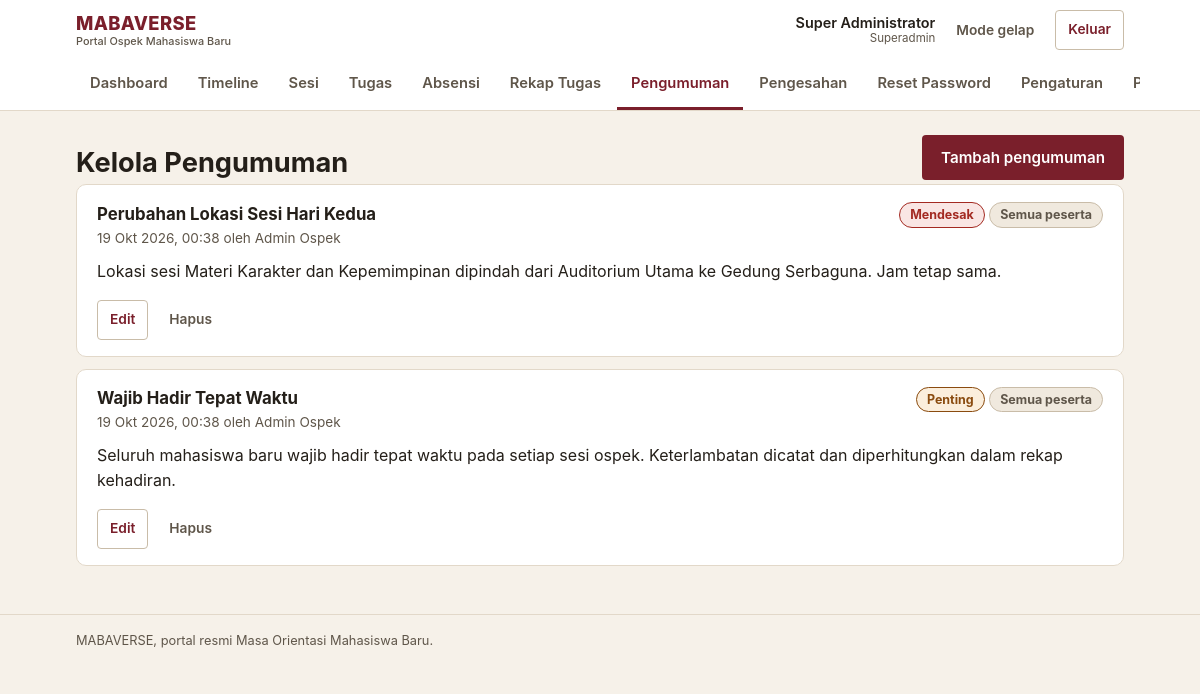
/admin/pengumuman (signed in), run on the app's committed database.
### tables this page shows
CREATE TABLE pengumuman (
    id INT AUTO_INCREMENT PRIMARY KEY,
    judul VARCHAR(255) NOT NULL,
    isi TEXT NOT NULL,
    prioritas ENUM('normal', 'penting', 'mendesak') DEFAULT 'normal',
    target_level ENUM('semua', 'fakultas', 'jurusan', 'kelompok') DEFAULT 'semua',
    target_id INT DEFAULT NULL,
    created_by INT NOT NULL,
    created_at TIMESTAMP DEFAULT CURRENT_TIMESTAMP,
    FOREIGN KEY (created_by) REFERENCES users(id) ON DELETE CASCADE
);

CREATE TABLE users (
    id INT AUTO_INCREMENT PRIMARY KEY,
    nim VARCHAR(50) UNIQUE NOT NULL,
    nama VARCHAR(255) NOT NULL,
    email VARCHAR(255) UNIQUE NOT NULL,
    password_hash VARCHAR(255) NOT NULL,
    role ENUM('maba', 'panitia', 'admin', 'superadmin') DEFAULT 'maba',
    fakultas_id INT DEFAULT NULL,
    jurusan_id INT DEFAULT NULL,
    kelompok_id INT DEFAULT NULL,
    foto_profil VARCHAR(255) DEFAULT NULL,
    no_kontak_darurat VARCHAR(20) DEFAULT NULL,
    is_active TINYINT(1) DEFAULT 1,
    created_at TIMESTAMP DEFAULT CURRENT_TIMESTAMP,
    updated_at TIMESTAMP DEFAULT CURRENT_TIMESTAMP ON UPDATE CURRENT_TIMESTAMP,
    FOREIGN KEY (fakultas_id) REFERENCES fakultas(id) ON DELETE SET NULL,
    FOREIGN KEY (jurusan_id) REFERENCES jurusan(id) ON DELETE SET NULL,
    FOREIGN KEY (kelompok_id) REFERENCES kelompok(id) ON DELETE SET NULL
);

### controllers/AdminController.php (called while the page is built, shortened)
<?php
require_once __DIR__ . '/../models/Pengumuman.php';
class AdminController {
    public function pengumuman() {
        $pengumumanModel = new Pengumuman();
        $pengumuman = $pengumumanModel->getAllPengumuman();
        include_once __DIR__ . '/../views/admin/pengumuman.php';
    }
}

### config/database.php (called while the page is built)
<?php
require_once __DIR__ . '/config.php';
class Database {
    private static $instance = null;
    private $pdo;
    private function __construct() {
        try {
            $dsn = "mysql:host=" . DB_HOST . ";dbname=" . DB_NAME . ";charset=" . DB_CHARSET;
            $options = [
                PDO::ATTR_ERRMODE => PDO::ERRMODE_EXCEPTION,
                PDO::ATTR_DEFAULT_FETCH_MODE => PDO::FETCH_ASSOC,
                PDO::ATTR_EMULATE_PREPARES => false,
            ];
            $this->pdo = new PDO($dsn, DB_USER, DB_PASS, $options);
        } catch (PDOException $e) {
            error_log('[MABAVERSE] Koneksi database gagal: ' . $e->getMessage());
            if (defined('APP_ENV') && APP_ENV === 'production') {
                throw new RuntimeException('Layanan database sedang tidak tersedia.');
            }
            die("Koneksi database gagal: " . $e->getMessage()
                . " — periksa DB_HOST/DB_USER/DB_PASS di config/config.local.php dan pastikan MySQL berjalan.");
        }
    }
    public static function getInstance() {
        if (self::$instance === null) {
            self::$instance = new self();
        }
        return self::$instance;
    }
    public function getConnection() {
        return $this->pdo;
    }
}

### models/Pengumuman.php (called while the page is built, shortened)
<?php
require_once __DIR__ . '/../config/config.php';
class Pengumuman {
    private $db;
    public function __construct() {
        $this->db = Database::getInstance()->getConnection();
    }
    public function getAllPengumuman($user_id = null, $user_fakultas_id = null, $user_jurusan_id = null, $user_kelompok_id = null) {
        $sql = "
            SELECT p.*, u.nama as created_by_nama,
                   (SELECT COUNT(*) FROM pengumuman_dibaca WHERE pengumuman_id = p.id AND user_id = ?) as is_read
            FROM pengumuman p
            INNER JOIN users u ON p.created_by = u.id
            WHERE (p.target_level = 'semua'
        ";
        $params = [$user_id];
        $sql .= ") ORDER BY p.prioritas DESC, p.created_at DESC";
        $stmt = $this->db->prepare($sql);
        $stmt->execute($params);
        return $stmt->fetchAll();
    }
}

### config/config.php (called while the page is built, shortened)
<?php
function e($value) {
    return htmlspecialchars((string)$value, ENT_QUOTES, 'UTF-8');
}
function status_meta($status) {
    $map = [
        'hadir'             => ['Hadir', 'ok'],
        'di_luar_radius'    => ['Di luar radius', 'warn'],
        'terlambat'         => ['Terlambat', 'warn'],
        'tidak_hadir'       => ['Tidak hadir', 'danger'],
        'izin'              => ['Izin', 'info'],
        'terkumpul'         => ['Terkumpul', 'info'],
        'revisi'            => ['Perlu revisi', 'warn'],
        'diterima'          => ['Diterima', 'ok'],
        'belum_dikumpulkan' => ['Belum dikumpulkan', 'neutral'],
        'disahkan'          => ['Disahkan', 'ok'],
        'belum_memenuhi'    => ['Belum memenuhi syarat', 'danger'],
        'belum_mulai'       => ['Belum mulai', 'neutral'],
        'berlangsung'       => ['Berlangsung', 'brand'],
        'selesai'           => ['Selesai', 'ok'],
        'normal'            => ['Normal', 'neutral'],
        'penting'           => ['Penting', 'warn'],
        'mendesak'          => ['Mendesak', 'danger'],
    ];
    if (isset($map[$status])) {
        return $map[$status];
    }
    return [ucwords(str_replace('_', ' ', (string)$status)), 'neutral'];
}
function format_tanggal($datetime, $dengan_waktu = true) {
    $ts = strtotime($datetime);
    $bulan = [1 => 'Jan', 'Feb', 'Mar', 'Apr', 'Mei', 'Jun', 'Jul', 'Agu', 'Sep', 'Okt', 'Nov', 'Des'];
    $hasil = date('j', $ts) . ' ' . $bulan[(int)date('n', $ts)] . ' ' . date('Y', $ts);
    if ($dengan_waktu) {
        $hasil .= ', ' . date('H:i', $ts);
    }
    return $hasil;
}
require_once __DIR__ . '/database.php';

### views/admin/pengumuman.php (the view, shortened to what this page needs)
<?php
include __DIR__ . '/../layouts/header.php';
?>
<div class="page-head">
    <div>
        <h1>Kelola Pengumuman</h1>
    </div>
    <div class="page-actions">
        <a class="btn" href="<?= BASE_URL ?>admin/tambah-pengumuman">Tambah pengumuman</a>
    </div>
</div>
<?php if (empty($pengumuman)): ?>
<div class="empty">
    <strong>Belum ada pengumuman.</strong>
    Tambahkan pengumuman pertama dengan tombol di atas.
</div>
<?php else: ?>
<?php foreach ($pengumuman as $p): ?>
<?php
list($prio_label, $prio_tone) = status_meta($p['prioritas']);
$target_text = [
    'semua' => 'Semua peserta',
    'fakultas' => 'Fakultas tertentu',
    'jurusan' => 'Jurusan tertentu',
    'kelompok' => 'Kelompok tertentu',
][$p['target_level']] ?? $p['target_level'];
?>
<div class="pengumuman-item">
    <div class="pengumuman-head">
        <h2><?= e($p['judul']) ?></h2>
        <span>
            <?php if ($p['prioritas'] !== 'normal'): ?>
            <span class="chip chip-<?= $prio_tone ?>"><?= e($prio_label) ?></span>
            <?php endif; ?>
            <span class="chip chip-neutral"><?= e($target_text) ?></span>
        </span>
    </div>
    <p class="muted small mb-0"><?= e(format_tanggal($p['created_at'])) ?> oleh <?= e($p['created_by_nama']) ?></p>
    <p class="pengumuman-isi"><?= nl2br(e($p['isi'])) ?></p>
    <p class="action-row mb-0">
        <a class="btn btn-sm btn-outline" href="<?= BASE_URL ?>admin/edit-pengumuman/<?= (int)$p['id'] ?>">Edit</a>
        <a class="btn btn-sm btn-ghost" href="<?= BASE_URL ?>admin/hapus-pengumuman/<?= (int)$p['id'] ?>"
           data-confirm="Hapus pengumuman &quot;<?= e($p['judul']) ?>&quot;?">Hapus</a>
    </p>
</div>
<?php endforeach; ?>
<?php endif; ?>
<?php include __DIR__ . '/../layouts/footer.php'; ?>

### assets/css/style.css (style rules this page uses)
:root { --bg: #F6F1E9; --surface: #FFFFFF; --surface-alt: #F0E9DE; --ink: #241F19; --ink-soft: #5F564A; --line: #E2D8C9; --line-strong: #C9BCA8; --brand: #7A1F2B; --brand-strong: #5E1620; --brand-soft: #F5E7E8; --brand-ink: #FFFFFF; --accent: #9A4A08; --accent-soft: #FBEEDD; --ok: #1E6B43; --ok-soft: #E4F2E9; --warn: #8A4B0F; --warn-soft: #FBEEDC; --danger: #A32A22; --danger-soft: #F9E6E4; --info: #2E5375; --info-soft: #E7EEF5; --radius-sm: 4px; --radius: 10px; --shadow-1: 0 1px 2px rgba(36, 31, 25, 0.08), 0 6px 16px rgba(36, 31, 25, 0.07); --maxw: 1080px; --font: -apple-system, BlinkMacSystemFont, "Segoe UI", Roboto, "Helvetica Neue", Arial, sans-serif; }
*, *::before, *::after { box-sizing: border-box; }
html { -webkit-text-size-adjust: 100%; }
body { margin: 0; background: var(--bg); color: var(--ink); font-family: var(--font); font-size: 16px; line-height: 1.55; }
h1, h2, h3, h4 { margin: 0 0 0.5em; line-height: 1.25; font-weight: 700; }
h1 { font-size: clamp(1.3rem, 1.1rem + 1vw, 1.7rem); }
h2 { font-size: clamp(1.1rem, 1rem + 0.6vw, 1.3rem); }
p { margin: 0 0 1em; }
a { color: var(--brand); text-decoration-thickness: 1px; text-underline-offset: 2px; }
.muted { color: var(--ink-soft); }
.small { font-size: 0.85rem; }
.mb-0 { margin-bottom: 0; }
.page-head { display: flex; align-items: flex-end; justify-content: space-between; gap: 12px; flex-wrap: wrap; margin: 24px 0 4px; }
.page-head h1 { margin: 0; }
.page-actions { display: flex; gap: 8px; flex-wrap: wrap; }
.btn { display: inline-flex; align-items: center; justify-content: center; gap: 6px; min-height: 44px; padding: 10px 18px; border-radius: var(--radius-sm); border: 1px solid transparent; background: var(--brand); color: var(--brand-ink); font-family: inherit; font-size: 0.95rem; font-weight: 600; text-decoration: none; cursor: pointer; transition: background-color 120ms ease, border-color 120ms ease, color 120ms ease; }
.btn-outline { background: transparent; color: var(--brand); border-color: var(--line-strong); }
.btn-ghost { background: transparent; color: var(--ink-soft); border-color: transparent; }
.btn-sm { min-height: 40px; padding: 6px 12px; font-size: 0.86rem; }
.chip { display: inline-block; padding: 2px 10px; border-radius: 999px; font-size: 0.78rem; font-weight: 700; white-space: nowrap; border: 1px solid transparent; }
.chip-warn { background: var(--warn-soft); color: var(--warn); border-color: var(--warn); }
.chip-danger { background: var(--danger-soft); color: var(--danger); border-color: var(--danger); }
.chip-neutral { background: var(--surface-alt); color: var(--ink-soft); border-color: var(--line-strong); }
.pengumuman-item { border: 1px solid var(--line); border-radius: var(--radius); background: var(--surface); padding: 16px 20px; margin-bottom: 12px; }
.pengumuman-head { display: flex; justify-content: space-between; gap: 10px; flex-wrap: wrap; align-items: center; }
.pengumuman-head h2, .pengumuman-head h3 { margin: 0; font-size: 1.05rem; }
.pengumuman-isi { margin-top: 10px; white-space: pre-line; }
.action-row { display: flex; gap: 8px; flex-wrap: wrap; align-items: center; }

### data on the page
pengumuman: judul "Perubahan Lokasi Sesi Hari Kedua", prio_label "Mendesak", target_level "Semua peserta", created_at "19 Okt 2026, 00:38", created_by.nama "Admin Ospek", isi "Lokasi sesi Materi Karakter dan Kepemimpinan dipindah dari Auditorium Utama ke Gedung Serbaguna. Jam tetap sama."
pengumuman: judul "Wajib Hadir Tepat Waktu", prio_label "Penting", target_level "Semua peserta", created_at "19 Okt 2026, 00:38", created_by.nama "Admin Ospek", isi "Seluruh mahasiswa baru wajib hadir tepat waktu pada setiap sesi ospek. Keterlambatan dicatat dan diperhitungkan dalam rekap kehadiran."

### other printed values
$user_nama "Super Administrator"
$role_label "Superadmin"
$label "Dashboard"
$label "Timeline"
$label "Sesi"
$label "Tugas"
$label "Absensi"
$label "Rekap Tugas"
$label "Pengumuman"
$label "Pengesahan"
$label "Reset Password"
$label "Pengaturan"
